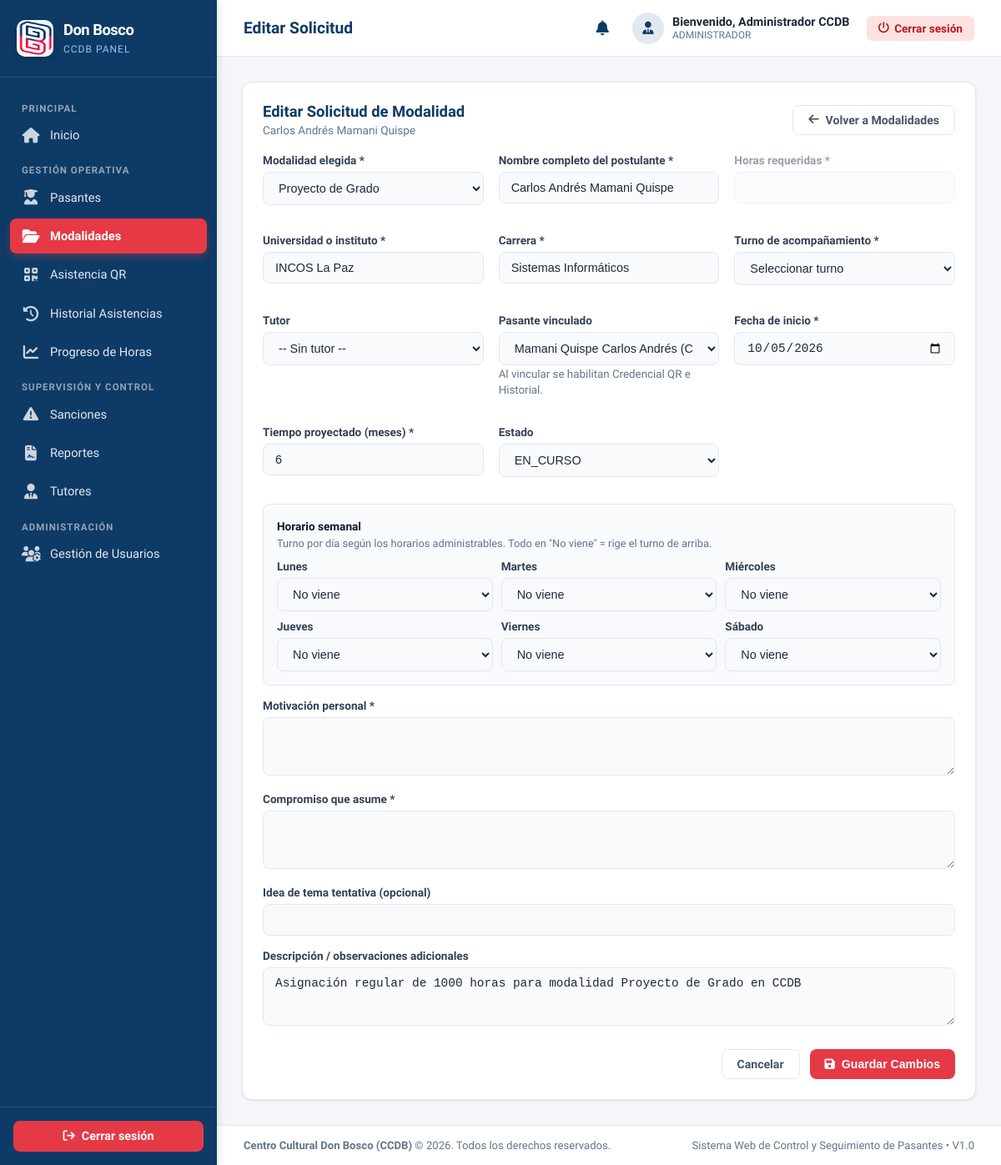
The page /views/modalidades/editar_solicitud.php?id=1 (signed in) on the database its author committed.
### tables this page shows
CREATE TABLE IF NOT EXISTS procesos (
    id_proceso INT UNSIGNED AUTO_INCREMENT PRIMARY KEY,
    id_pasante INT UNSIGNED NULL,
    id_institucion INT UNSIGNED NOT NULL,
    id_modalidad INT UNSIGNED NULL,
    id_tutor INT UNSIGNED NULL,
    id_turno INT UNSIGNED NULL,
    fecha_inicio DATE NOT NULL,
    fecha_fin DATE NULL,
    horas_requeridas INT UNSIGNED NULL,
    estado VARCHAR(30) NOT NULL DEFAULT 'EN_CURSO',
    observacion TEXT,
    fecha_registro DATETIME NOT NULL DEFAULT CURRENT_TIMESTAMP,
    CONSTRAINT fk_procesos_pasante
        FOREIGN KEY (id_pasante)
        REFERENCES pasantes(id_pasante)
        ON UPDATE CASCADE
        ON DELETE RESTRICT,
    CONSTRAINT fk_procesos_institucion
        FOREIGN KEY (id_institucion)
        REFERENCES instituciones(id_institucion)
        ON UPDATE CASCADE
        ON DELETE RESTRICT,
    CONSTRAINT fk_procesos_modalidad
        FOREIGN KEY (id_modalidad)
        REFERENCES modalidades(id_modalidad)
        ON UPDATE CASCADE
        ON DELETE RESTRICT,
    CONSTRAINT fk_procesos_tutor
        FOREIGN KEY (id_tutor)
        REFERENCES tutores(id_tutor)
        ON UPDATE CASCADE
        ON DELETE SET NULL
);

CREATE TABLE IF NOT EXISTS modalidades (
    id_modalidad INT UNSIGNED AUTO_INCREMENT PRIMARY KEY,
    nombre VARCHAR(100) NOT NULL UNIQUE,
    descripcion TEXT,
    horas_requeridas_base INT UNSIGNED NOT NULL,
    estado TINYINT(1) NOT NULL DEFAULT 1,
    fecha_registro DATETIME NOT NULL DEFAULT CURRENT_TIMESTAMP
);

CREATE TABLE IF NOT EXISTS pasantes (
    id_pasante INT UNSIGNED AUTO_INCREMENT PRIMARY KEY,
    id_usuario INT UNSIGNED NULL,
    id_universidad INT UNSIGNED NOT NULL,
    id_carrera INT UNSIGNED NOT NULL,
    ci VARCHAR(30) NOT NULL UNIQUE,
    nombres VARCHAR(100) NOT NULL,
    apellidos VARCHAR(100) NOT NULL,
    correo VARCHAR(150),
    telefono VARCHAR(30),
    semestre VARCHAR(50),
    fecha_nacimiento DATE NULL,
    direccion TEXT NULL,
    foto VARCHAR(255) NULL,
    estado VARCHAR(30) NOT NULL DEFAULT 'ACTIVO',
    fecha_registro DATETIME NOT NULL DEFAULT CURRENT_TIMESTAMP,
    CONSTRAINT fk_pasantes_usuario
        FOREIGN KEY (id_usuario)
        REFERENCES usuarios(id_usuario)
        ON UPDATE CASCADE
        ON DELETE SET NULL,
    CONSTRAINT fk_pasantes_universidad
        FOREIGN KEY (id_universidad)
        REFERENCES instituciones(id_institucion)
        ON UPDATE CASCADE
        ON DELETE RESTRICT,
    CONSTRAINT fk_pasantes_carrera
        FOREIGN KEY (id_carrera)
        REFERENCES carreras(id_carrera)
        ON UPDATE CASCADE
        ON DELETE RESTRICT
);

### views/modalidades/editar_solicitud.php (the view, shortened to what this page needs)
<?php
$db = Database::getConnection();
$id_proceso = (int)($_GET['id'] ?? 0);
$stmt = $db->prepare("SELECT pr.*, s.* FROM procesos pr
                      LEFT JOIN solicitudes_modalidad s ON s.id_proceso = pr.id_proceso
                      WHERE pr.id_proceso = :id LIMIT 1");
$stmt->execute([':id' => $id_proceso]);
$sol = $stmt->fetch();
if (empty($sol['id_solicitud']) && !empty($sol['id_pasante'])) {
    $stmtPre = $db->prepare("SELECT p.nombres, p.apellidos, i.nombre AS institucion, c.nombre AS carrera
                             FROM pasantes p
                             LEFT JOIN instituciones i ON p.id_universidad = i.id_institucion
                             LEFT JOIN carreras c ON p.id_carrera = c.id_carrera
                             WHERE p.id_pasante = :id LIMIT 1");
    $stmtPre->execute([':id' => $sol['id_pasante']]);
    if ($pre = $stmtPre->fetch()) {
        $sol['postulante'] = trim(($pre['nombres'] ?? '') . ' ' . ($pre['apellidos'] ?? ''));
        $sol['universidad'] = $pre['institucion'] ?? '';
        $sol['carrera'] = $pre['carrera'] ?? '';
    }
    if (!empty($sol['fecha_inicio']) && !empty($sol['fecha_fin'])) {
        $dd1 = new DateTime($sol['fecha_inicio']);
        $dd2 = new DateTime($sol['fecha_fin']);
        if ($dd2 > $dd1) {
            $ddiff = $dd1->diff($dd2);
            $sol['meses_proyectados'] = max(1, $ddiff->y * 12 + $ddiff->m);
        }
    }
}
$modalidades = $db->query("SELECT * FROM modalidades WHERE estado = 1 ORDER BY nombre ASC")->fetchAll();
$listaPasantes = $db->query("SELECT id_pasante, nombres, apellidos, ci FROM pasantes WHERE estado = 'ACTIVO' ORDER BY apellidos ASC")->fetchAll();
require_once __DIR__ . '/../../includes/header.php';
require_once __DIR__ . '/../../includes/sidebar.php';
?>
<div class="main-wrapper">
    <?php require_once __DIR__ . '/../../includes/navbar.php'; ?>
    <main class="content-body">
        <div class="card" style="max-width: 960px; margin: 0 auto;">
            <div class="card-header-flex">
                <div>
                    <h3 class="card-title">Editar Solicitud de Modalidad</h3>
                    <p style="font-size: 0.85rem; color: var(--text-muted); margin-top: 4px;">
                        <?= htmlspecialchars($sol['postulante'] ?? 'Registro independiente') ?>
                    </p>
                </div>
                <a href="index.php" class="btn btn-outline">
                    <i class="fa-solid fa-arrow-left"></i> Volver a Modalidades
                </a>
            </div>
            <form action="editar_solicitud.php?id=<?= $id_proceso ?>" method="POST">
                <div class="form-grid">
                    <div class="form-group">
                        <label for="id_modalidad">Modalidad elegida *</label>
                        <select name="id_modalidad" id="id_modalidad" class="form-control" required onchange="toggleHoras(this)">
                            <?php foreach ($modalidades as $m): ?>
                                <option value="<?= $m['id_modalidad'] ?>" data-nombre="<?= htmlspecialchars($m['nombre']) ?>" <?= ((int)$sol['id_modalidad'] === (int)$m['id_modalidad']) ? 'selected' : '' ?>>
                                    <?= htmlspecialchars($m['nombre']) ?>
                                </option>
                            <?php endforeach; ?>
                        </select>
                    </div>
                    <div class="form-group">
                        <label for="postulante">Nombre completo del postulante *</label>
                        <input type="text" name="postulante" id="postulante" class="form-control" required value="<?= htmlspecialchars($sol['postulante'] ?? '') ?>">
                    </div>
                    <div class="form-group" id="grupoHoras">
                        <label for="horas_requeridas">Horas requeridas *</label>
                        <input type="number" name="horas_requeridas" id="horas_requeridas" class="form-control" min="10" step="10" value="<?= htmlspecialchars($sol['horas_requeridas'] ?? '') ?>">
                    </div>
                    <div class="form-group">
                        <label for="universidad">Universidad o instituto *</label>
                        <input type="text" name="universidad" id="universidad" class="form-control" required value="<?= htmlspecialchars($sol['universidad'] ?? '') ?>">
                    </div>
                    <div class="form-group">
                        <label for="carrera">Carrera *</label>
                        <input type="text" name="carrera" id="carrera" class="form-control" required value="<?= htmlspecialchars($sol['carrera'] ?? '') ?>">
                    </div>
                    <div class="form-group">
                        <label for="id_turno">Turno de acompañamiento *</label>
                        <select name="id_turno" id="id_turno" class="form-control" required>
                            <option value="0">Seleccionar turno</option>
                        </select>
                    </div>
                    <div class="form-group">
                        <label for="id_tutor">Tutor</label>
                        <select name="id_tutor" id="id_tutor" class="form-control">
                            <option value="0">-- Sin tutor --</option>
                        </select>
                    </div>
                    <div class="form-group">
                        <label for="id_pasante_vinc">Pasante vinculado</label>
                        <select name="id_pasante_vinc" id="id_pasante_vinc" class="form-control">
                            <?php foreach ($listaPasantes as $pas): ?>
                                <option value="<?= $pas['id_pasante'] ?>" <?= ((int)($sol['id_pasante'] ?? 0) === (int)$pas['id_pasante']) ? 'selected' : '' ?>>
                                    <?= htmlspecialchars($pas['apellidos'] . ' ' . $pas['nombres']) ?> (CI: <?= htmlspecialchars($pas['ci']) ?>)
                                </option>
                            <?php endforeach; ?>
                        </select>
                        <small style="color: var(--text-muted);">Al vincular se habilitan Credencial QR e Historial.</small>
                    </div>
                    <div class="form-group">
                        <label for="fecha_inicio">Fecha de inicio *</label>
                        <input type="date" name="fecha_inicio" id="fecha_inicio" class="form-control" required value="<?= htmlspecialchars($sol['fecha_inicio'] ?? '') ?>">
                    </div>
                    <div class="form-group">
                        <label for="meses">Tiempo proyectado (meses) *</label>
                        <input type="number" name="meses" id="meses" class="form-control" required min="1" max="24" value="<?= htmlspecialchars($sol['meses_proyectados'] ?? '6') ?>">
                    </div>
                    <div class="form-group">
                        <label for="estado">Estado</label>
                        <select name="estado" id="estado" class="form-control">
                            <?php foreach (['EN_CURSO', 'FINALIZADO', 'CANCELADO'] as $e): ?>
                                <option value="<?= $e ?>" <?= ($sol['estado'] === $e) ? 'selected' : '' ?>><?= $e ?></option>
                            <?php endforeach; ?>
                        </select>
                    </div>
                </div>
                <div style="margin-top: 16px; background: #f8fafc; border: 1px solid #e2e8f0; border-radius: 8px; padding: 16px;">
                    <label style="font-weight: 700; font-size: 0.85rem; color: #0f172a;">Horario semanal</label>
                    <p style="font-size: 0.8rem; color: var(--text-muted); margin: 4px 0 12px 0;">Turno por día según los horarios administrables. Todo en "No viene" = rige el turno de arriba.</p>
                    <div style="display: grid; grid-template-columns: repeat(auto-fill, minmax(220px, 1fr)); gap: 10px;">
                        <?php foreach ([1 => 'Lunes', 2 => 'Martes', 3 => 'Miércoles', 4 => 'Jueves', 5 => 'Viernes', 6 => 'Sábado'] as $numDia => $nombreDia): ?>
                        <div class="form-group" style="margin: 0;">
                            <label for="dia_<?= $numDia ?>"><?= $nombreDia ?></label>
                            <select name="dias[<?= $numDia ?>]" id="dia_<?= $numDia ?>" class="form-control">
                                <option value="0">No viene</option>
                            </select>
                        </div>
                        <?php endforeach; ?>
                    </div>
                </div>
                <div class="form-group" style="margin-top: 16px;">
                    <label for="motivacion">Motivación personal *</label>
                    <textarea name="motivacion" id="motivacion" rows="3" class="form-control" required><?= htmlspecialchars($sol['motivacion'] ?? '') ?></textarea>
                </div>
                <div class="form-group">
                    <label for="compromiso">Compromiso que asume *</label>
                    <textarea name="compromiso" id="compromiso" rows="3" class="form-control" required><?= htmlspecialchars($sol['compromiso'] ?? '') ?></textarea>
                </div>
                <div class="form-group">
                    <label for="idea_tema">Idea de tema tentativa (opcional)</label>
                    <input type="text" name="idea_tema" id="idea_tema" class="form-control" value="<?= htmlspecialchars($sol['idea_tema'] ?? '') ?>">
                </div>
                <div class="form-group">
                    <label for="descripcion">Descripción / observaciones adicionales</label>
                    <textarea name="descripcion" id="descripcion" rows="3" class="form-control"><?= htmlspecialchars($sol['descripcion'] ?? $sol['observacion'] ?? '') ?></textarea>
                </div>
                <div style="margin-top: 24px; display: flex; justify-content: flex-end; gap: 12px;">
                    <a href="index.php" class="btn btn-outline">Cancelar</a>
                    <button type="submit" class="btn btn-danger">
                        <i class="fa-solid fa-floppy-disk"></i> Guardar Cambios
                    </button>
                </div>
            </form>
        </div>
    </main>
    <?php require_once __DIR__ . '/../../includes/footer.php'; ?>

### assets/css/style.css (style rules this page uses)
:root { --primary-blue: #0d3b66; --secondary-blue: #1d4e89; --primary-red: #e63946; --hover-red: #c92a37; --bg-color: #f4f6f9; --sidebar-width: 260px; --navbar-height: 68px; --card-bg: #ffffff; --text-dark: #1e293b; --text-muted: #64748b; --border-color: #e2e8f0; --border-radius: 12px; --shadow-sm: 0 1px 3px rgba(0,0,0,0.06), 0 1px 2px rgba(0,0,0,0.04); --shadow-md: 0 4px 6px -1px rgba(0,0,0,0.07), 0 2px 4px -1px rgba(0,0,0,0.04); --shadow-lg: 0 10px 15px -3px rgba(0,0,0,0.08), 0 4px 6px -2px rgba(0,0,0,0.03); }
* { box-sizing: border-box; margin: 0; padding: 0; }
body { font-family: 'Segoe UI', system-ui, -apple-system, BlinkMacSystemFont, Roboto, sans-serif; background-color: var(--bg-color); color: var(--text-dark); display: block; min-height: 100vh; }
.main-wrapper { margin-left: var(--sidebar-width); width: calc(100% - var(--sidebar-width)); min-height: 100vh; display: flex; flex-direction: column; }
.content-body { padding: 30px; flex-grow: 1; }
.card { background: var(--card-bg); border-radius: var(--border-radius); border: 1px solid var(--border-color); box-shadow: var(--shadow-sm); padding: 24px; margin-bottom: 24px; }
.card-header-flex { display: flex; justify-content: space-between; align-items: center; margin-bottom: 20px; }
.card-title { font-size: 1.15rem; font-weight: 700; color: var(--primary-blue); }
.btn { padding: 9px 18px; border-radius: 8px; font-size: 0.88rem; font-weight: 600; text-decoration: none; cursor: pointer; display: inline-flex; align-items: center; gap: 8px; border: none; transition: all 0.2s; }
.btn-danger { background-color: var(--primary-red); color: #ffffff; }
.btn-outline { background: transparent; border: 1.5px solid var(--border-color); color: #475569; }
.form-grid { display: grid; grid-template-columns: repeat(auto-fit, minmax(260px, 1fr)); gap: 18px; }
.form-group { margin-bottom: 16px; }
.form-group label { display: block; font-size: 0.85rem; font-weight: 600; color: #334155; margin-bottom: 6px; }
.form-control { width: 100%; padding: 10px 14px; border: 1.5px solid var(--border-color); border-radius: 8px; font-size: 0.9rem; color: var(--text-dark); outline: none; background: #f8fafc; transition: border-color 0.2s; }

### rows shown on the page
procesos: id_modalidad "Proyecto de Grado", id_pasante_vinc "Mamani Quispe Carlos Andrés (CI: 8329410)", fecha_inicio "10/05/2026", estado "EN_CURSO", descripcion "Asignación regular de 1000 horas para modalidad Proyecto de Grado en CCDB"

### other values the page prints
$pageTitle "Editar Solicitud"
$currentUser['nombre'] "Administrador CCDB"
$currentUser['rol_name'] "ADMINISTRADOR"
$sol['postulante'] "Carlos Andrés Mamani Quispe"
$nombreDia "Lunes"
$nombreDia "Martes"
$nombreDia "Miércoles"
$nombreDia "Jueves"
$nombreDia "Viernes"
$nombreDia "Sábado"
